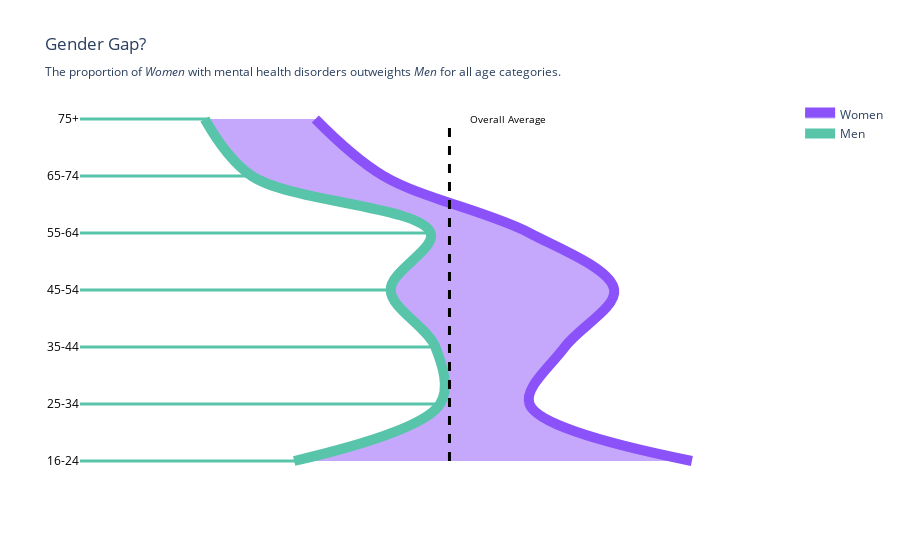

This figure's notebook cell:
### Code cell
fig = go.Figure()

fig.add_trace(go.Scatter(x = df_male.value, y = df_male.variable, mode = 'lines', line = {'width': 10, 'color': 'rgb(88,197,171)', 'shape': 'spline'}, name = 'Men'))
fig.add_trace(go.Scatter(x = df_female.value, y = df_female.variable, mode = 'lines', line = {'width': 10, 'color': 'rgb(139,82,249)', 'shape': 'spline'} , fill = 'tonexty', name = 'Women'))
fig.add_trace(go.Scatter(x = [15.7,15.7], y = ['16-24', '75+'], mode = 'lines', line = {'width': 3, 'color': 'black', 'dash': 'dash'}, showlegend = False))
for i in range(7):
    fig.add_trace(go.Scatter(x = [0, df_male.iloc[i,2] + 0.2], y = [df_male.iloc[i,1], df_female.iloc[i,1]], mode = 'lines', line = {'color': 'rgb(88,197,171)', 'width': 3}, showlegend = False))

fig.add_annotation({'x': 18.2, 'y': '75+', 'xref': 'x', 'yref': 'y', 'text': 'Overall Average', 'showarrow': False, 'ax': 0, 'ay': 40, 'font': {'size': 10, 'color': 'black'}} )

fig.update_layout(xaxis = {'range': (0,30), 'showgrid': False, 'showticklabels': False})
fig.update_layout(yaxis = {'showgrid': False, 'tickfont': {'color': 'black'}})
fig.update_layout(title = 'Gender Gap? <br><sub>The proportion of <i>Women</i> with mental health disorders outweights <i>Men</i> for all age categories.</sub></br>', paper_bgcolor='rgba(0,0,0,0)', plot_bgcolor='rgba(0,0,0,0)')

fig.show()

### Figure 1 — Plotly figure (JSON) as saved in the notebook; plotly's stock layout.template omitted (floating-point values rounded to 4 significant figures)
{"data": [{"line": {"color": "rgb(88,197,171)", "shape": "spline", "width": 10}, "mode": "lines", "name": "Men", "type": "scatter", "x": [9.1, 15.3, 15.1, 13.2, 14.9, 7.3, 5.3], "y": ["16-24", "25-34", "35-44", "45-54", "55-64", "65-74", "75+"]}, {"fill": "tonexty", "line": {"color": "rgb(139,82,249)", "shape": "spline", "width": 10}, "mode": "lines", "name": "Women", "type": "scatter", "x": [26, 19.1, 20.6, 22.7, 19.1, 12.9, 10], "y": ["16-24", "25-34", "35-44", "45-54", "55-64", "65-74", "75+"]}, {"line": {"color": "black", "dash": "dash", "width": 3}, "mode": "lines", "showlegend": false, "type": "scatter", "x": [15.7, 15.7], "y": ["16-24", "75+"]}, {"line": {"color": "rgb(88,197,171)", "width": 3}, "mode": "lines", "showlegend": false, "type": "scatter", "x": [0, 9.3], "y": ["16-24", "16-24"]}, {"line": {"color": "rgb(88,197,171)", "width": 3}, "mode": "lines", "showlegend": false, "type": "scatter", "x": [0, 15.5], "y": ["25-34", "25-34"]}, {"line": {"color": "rgb(88,197,171)", "width": 3}, "mode": "lines", "showlegend": false, "type": "scatter", "x": [0, 15.3], "y": ["35-44", "35-44"]}, {"line": {"color": "rgb(88,197,171)", "width": 3}, "mode": "lines", "showlegend": false, "type": "scatter", "x": [0, 13.4], "y": ["45-54", "45-54"]}, {"line": {"color": "rgb(88,197,171)", "width": 3}, "mode": "lines", "showlegend": false, "type": "scatter", "x": [0, 15.1], "y": ["55-64", "55-64"]}, {"line": {"color": "rgb(88,197,171)", "width": 3}, "mode": "lines", "showlegend": false, "type": "scatter", "x": [0, 7.5], "y": ["65-74", "65-74"]}, {"line": {"color": "rgb(88,197,171)", "width": 3}, "mode": "lines", "showlegend": false, "type": "scatter", "x": [0, 5.5], "y": ["75+", "75+"]}], "layout": {"annotations": [{"ax": 0, "ay": 40, "font": {"color": "black", "size": 10}, "showarrow": false, "text": "Overall Average", "x": 18.2, "xref": "x", "y": "75+", "yref": "y"}], "paper_bgcolor": "rgba(0,0,0,0)", "plot_bgcolor": "rgba(0,0,0,0)", "title": {"text": "Gender Gap? <br><sub>The proportion of <i>Women</i> with mental health disorders outweights <i>Men</i> for all age categories.</sub></br>"}, "xaxis": {"range": [0, 30], "showgrid": false, "showticklabels": false}, "yaxis": {"showgrid": false, "tickfont": {"color": "black"}}}}
